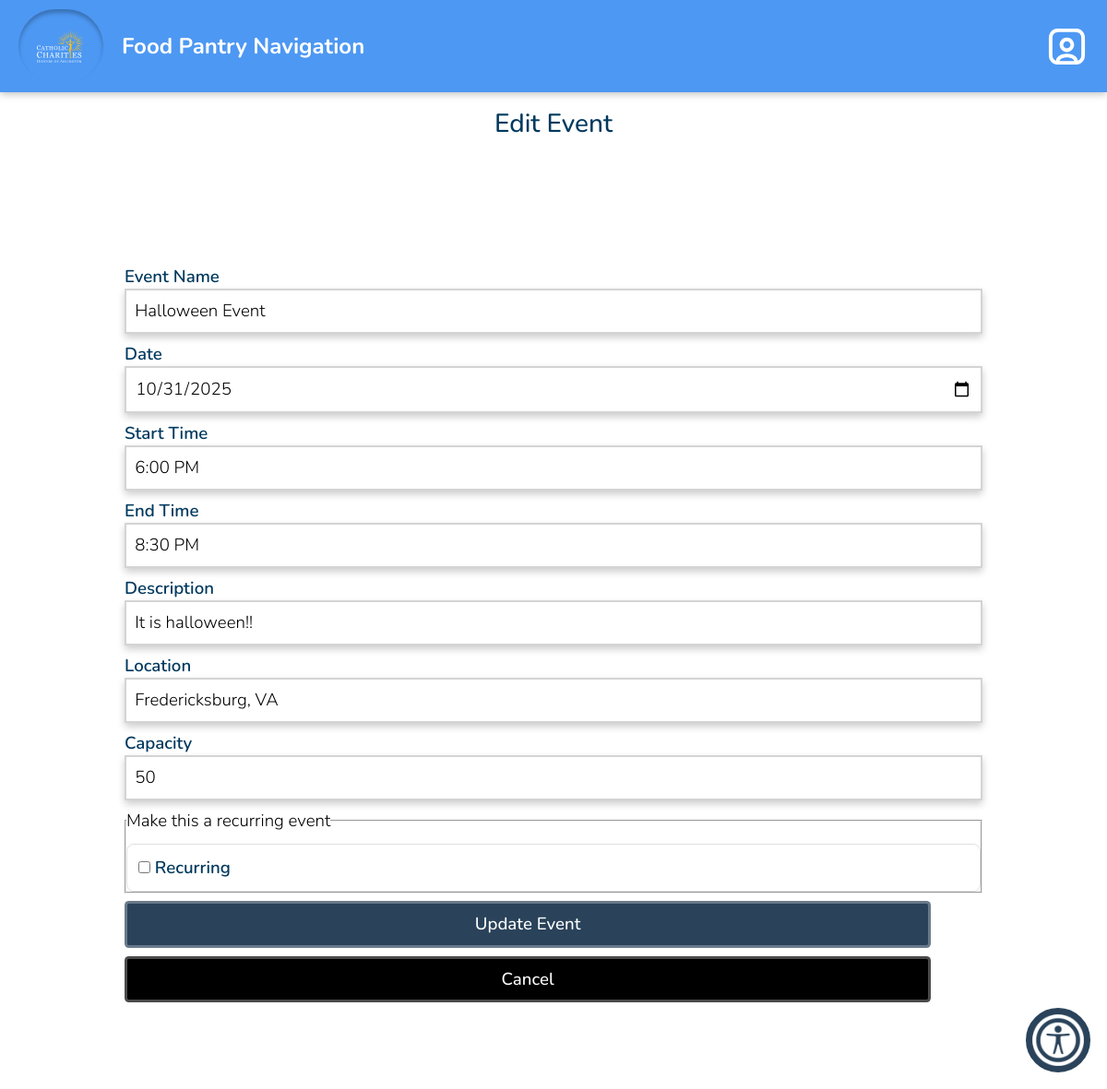
Screenshot of /editEvent.php?id=118 (signed in) with the database file from the repository.
### tables this page shows
CREATE TABLE `dbevents` (
  `id` int NOT NULL,
  `name` text NOT NULL,
  `type` enum('Retreat','Normal') NOT NULL DEFAULT 'Normal',
  `startDate` char(10) NOT NULL,
  `startTime` char(5) NOT NULL,
  `endTime` char(5) NOT NULL,
  `endDate` char(10) NOT NULL,
  `description` text NOT NULL,
  `capacity` int NOT NULL,
  `location` text,
  `affiliation` int DEFAULT NULL,
  `branch` int DEFAULT NULL,
  `access` enum('Public','Private') NOT NULL DEFAULT 'Public',
  `completed` enum('Y','N') NOT NULL DEFAULT 'N',
  `series_id` int DEFAULT NULL
);

### database/dbEvents.php (called while the page is built, shortened)
<?php
function fetch_event_by_id($id) {
    $connection = connect();
    $id = mysqli_real_escape_string($connection, $id);
    $query = "select * from dbevents where id = '$id'";
    $result = mysqli_query($connection, $query);
    $event = mysqli_fetch_assoc($result);
    if ($event) {
        require_once('include/output.php');
        $event = hsc($event);
        return $event;
    }
    return null;
}

### include/output.php (called while the page is built, shortened)
<?php
    function hsc($input) {
        if (is_array($input)) {
            $arr = [];
            foreach ($input as $key => $value) {
                $arr[$key] = htmlspecialchars($value ?? '');
            }
            return $arr;
        }
        return htmlspecialchars($input ?? '');
    }
    function time24hTo12h($time) {
        $hour = substr($time, 0, 2);
        $minute = substr($time, 3, 2);
        $hour = intval($hour);
        if ($hour < 12) {
            if ($hour == 0) {
                $hour = 12;
            }
            return hsc($hour . ':' . $minute . ' AM');
        } else if ($hour > 12) {
            $hour -= 12;
        }
        return hsc($hour . ':' . $minute . ' PM');
    }

### editEvent.php (the view, shortened to what this page needs)
<?php
    require_once('database/dbEvents.php');
    $args  = sanitize($_GET);
    $id    = $args['id'];
    $event = fetch_event_by_id($id);
    require_once('include/output.php');
?>
<!DOCTYPE html>
<html>
    <head>
        <?php require_once('universal.inc') ?>
    </head>
    <body>
        <?php require_once('header.php') ?>
        <h1>Edit Event</h1>
        <main class="date">
            <h2>Event Details</h2>
            <form id="new-event-form" method="post">
                <label for="name">Event Name </label>
                <input type="text" id="name" name="name" value="<?php echo $event['name'] ?>" required placeholder="Enter name">
                <label for="name">Date </label>
                <input type="date" id="date" name="date" value="<?php echo $event['startDate'] ?>" min="<?php echo date('Y-m-d'); ?>" required>
                <label for="name">Start Time </label>
                <input type="text" id="start-time" name="start-time" value="<?php echo time24hto12h($event['startTime']) ?>" pattern="([1-9]|10|11|12):[0-5][0-9] ?([aApP][mM])" required placeholder="Enter start time. Ex. 12:00 PM">
                <label for="name">End Time </label>
                <input type="text" id="end-time" name="end-time" value="<?php echo time24hto12h($event['endTime']) ?>" pattern="([1-9]|10|11|12):[0-5][0-9] ?([aApP][mM])" required placeholder="Enter end time. Ex. 12:00 PM">
                <label for="name">Description </label>
                <input type="text" id="description" name="description" value="<?php echo $event['description'] ?>" required placeholder="Enter description">
                <label for="name">Location </label>
                <input type="text" id="location" name="location" value="<?php echo $event['location'] ?>" placeholder="Enter location">
                <label for="name">Capacity </label>
                <input type="number" id="capacity" name="capacity" value="<?php echo $event['capacity'] ?>" placeholder="Enter capacity (e.g. 1-99)">
                <fieldset style="display:flex; align-items:center; gap:8px; margin-bottom:8px;">
                    <legend>Make this a recurring event</legend>
                    <label style="margin-top:12px; padding:12px; border:1px solid #e0e0e0; border-radius:8px;">
                        <input
                            type="checkbox"
                            id="recurring"
                            name="recurring"
                            value="1"
                            <?php if (!empty($event['series_id'])) echo 'checked'; ?>
                        >
                        Recurring
                    </label>
                </fieldset>
                <input type="submit" value="Update Event">
                <a class="button cancel" href="event.php?id=<?php echo htmlspecialchars($_GET['id']) ?>" style="margin-top: .5rem">Cancel</a>
            </form>
        </main>
    </body>
</html>

### css/base.css (style rules this page uses)
html, body, header, main, footer, div, span, p, h1, h2, h3, h4, h5, h6, ul, ol, li, input, select, textarea, form, section, label, table, td, tr, th, form, fieldset, em, button, a { padding: 0; margin: 0; font-size: inherit; font-family: inherit; font-weight: inherit; text-decoration: none; font-style: normal; box-sizing: border-box; text-align: left; list-style-type: none; border-spacing: 0; }
:root { --page-background-color: white; --page-font-color: black; --inactive-font-color: #d0d0d0; --inactive-background-color: rgb(31,31,33); --standout-background: #fafafa; --happy-toast-background-color: #5D7E61; --happy-toast-font-color: rgb(255, 255, 255); --info-toast-background-color: #2f2f2f; --info-toast-font-color: white; --error-toast-background-color: #A66654; --error-toast-font-color: rgb(255, 255, 255); --shadow-and-border-color: #e8e8e8; --main-color: #2A435A; --accent-color: #F6C445; --secondary-accent-color: #00395E; --wv-accent-color: #111111; --wv-accent-foreground: #ffffff; --wv-bg-light: #ffffff; --wv-text-dark: #111111; --wv-muted-text: #6b6b6b; --calendar-event-color: #333333; --calendar-event-color-hover: #000000; --calendar-today-border: 2px solid #000000; --button-font-color: #ffffff; --button-padding: 0.5rem 1.5rem; --button-border-radius: 0.25rem; --standard-border: 1px solid #111111; --light-border: 1px solid #e5e5e5; --text-field-border: 2px solid #d4d4d4; --cancel-button-background-color: #000000; --error-color: #000000; font-size: 18px; font-family: Montserrat; font-weight: 300; font-size: 18px; font-family: Montserrat; font-weight: 300; font-size: 18px; font-family: Montserrat; font-weight: 300; font-size: 18px; font-family: Montserrat; font-weight: 300; }
body { background-color: var(--page-background-color); color: var(--page-font-color); font-family: Montserrat; }
main:not(.login):not(.calendar-view):not(.dashboard) { padding: 1rem; }
input[type=text], input[type=password], input[type=date], input[type=email], input[type=number], input[type=tel], select, textarea, .pseudo-input, .pseudo-input-disabled { border: var(--text-field-border); border-radius: 0; padding: 0.5rem; width: 100%; background-color: var(--page-background-color); margin-bottom: 0.5rem; scroll-margin: 7.5rem; box-shadow: 0px 4px 8px rgba(0,0,0,0.2); color: black; }
input[type=submit], button, .button, a.button-signup { color: var(--button-font-color); background-color: var(--main-color); padding: var(--button-padding); border: 3px solid rgba(255, 255, 255, 0.295); border-radius: var(--button-border-radius); font-weight: 500; width: 94%; transition: background-color .3s; cursor: pointer; text-align: center; }
label { color: var(--secondary-accent-color); font-weight: 600; width: 100%; text-align: left; }
h1 { font-size: 1.5rem; font-weight: 500; margin-bottom: 2rem; background-color: var(#4d98f3); color: var(--secondary-accent-color); width: 100%; text-align: center; padding: 1rem; }
h2 { font-size: 1.5rem; font-weight: 500; }
.button { display: inline-block; }
button.cancel, a.cancel { background-color: var(--cancel-button-background-color); color: white; }
main.date { gap: 1rem; margin-bottom: 4rem; }
@media only screen and (min-width: 1024px) { main.date { width: 100%; display: flex; flex-direction: column; align-items: center; } }
@media only screen and (min-width: 1024px) { main.date > * { width: 80%; } }

### rows the page displays
dbevents: name "Halloween Event", date "10/31/2025", start-time "6:00 PM", end-time "8:30 PM", description "It is halloween!!", location "Fredericksburg, VA", capacity "50"
